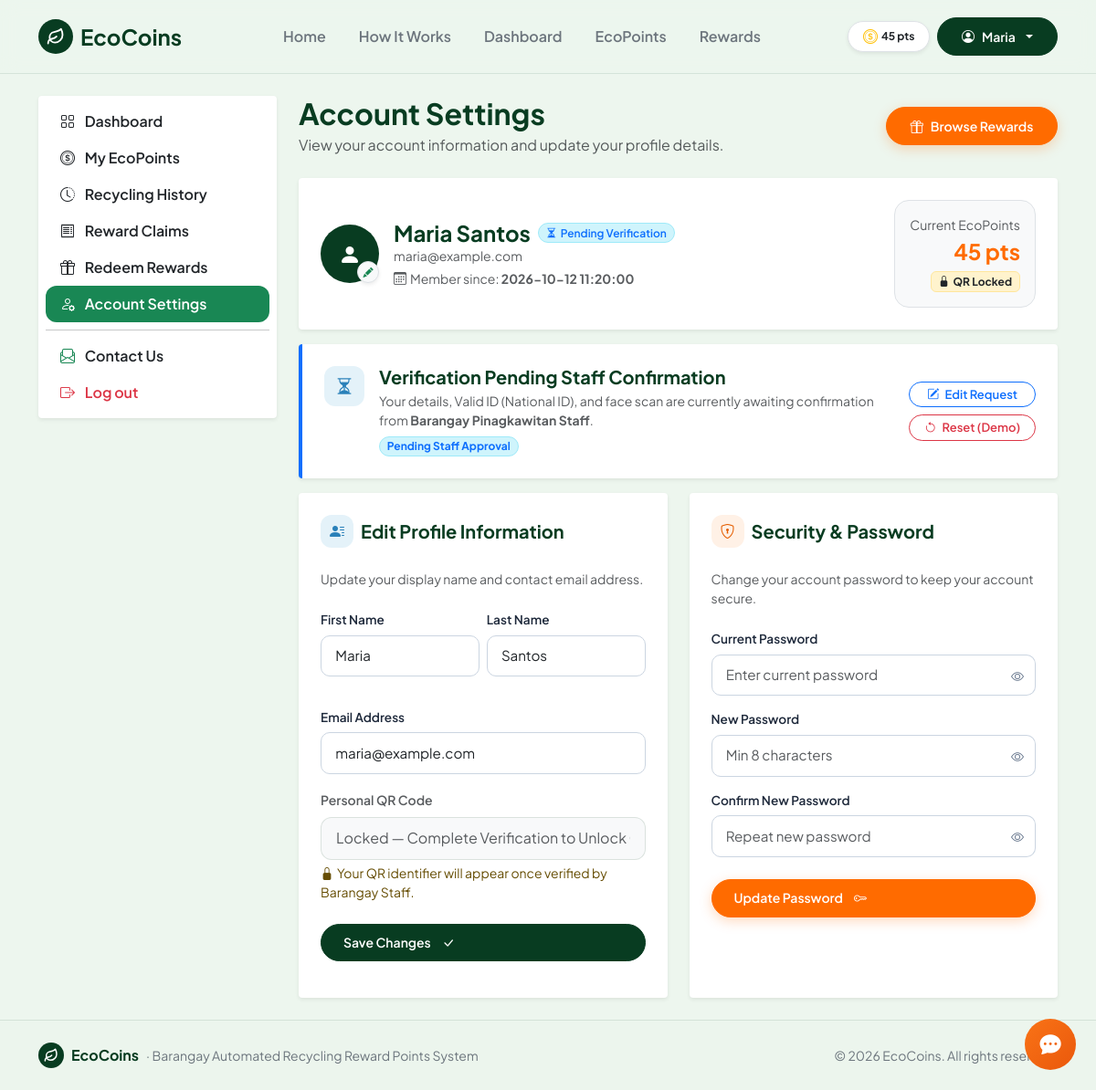
The page /account (signed in) on the database as committed earlier.
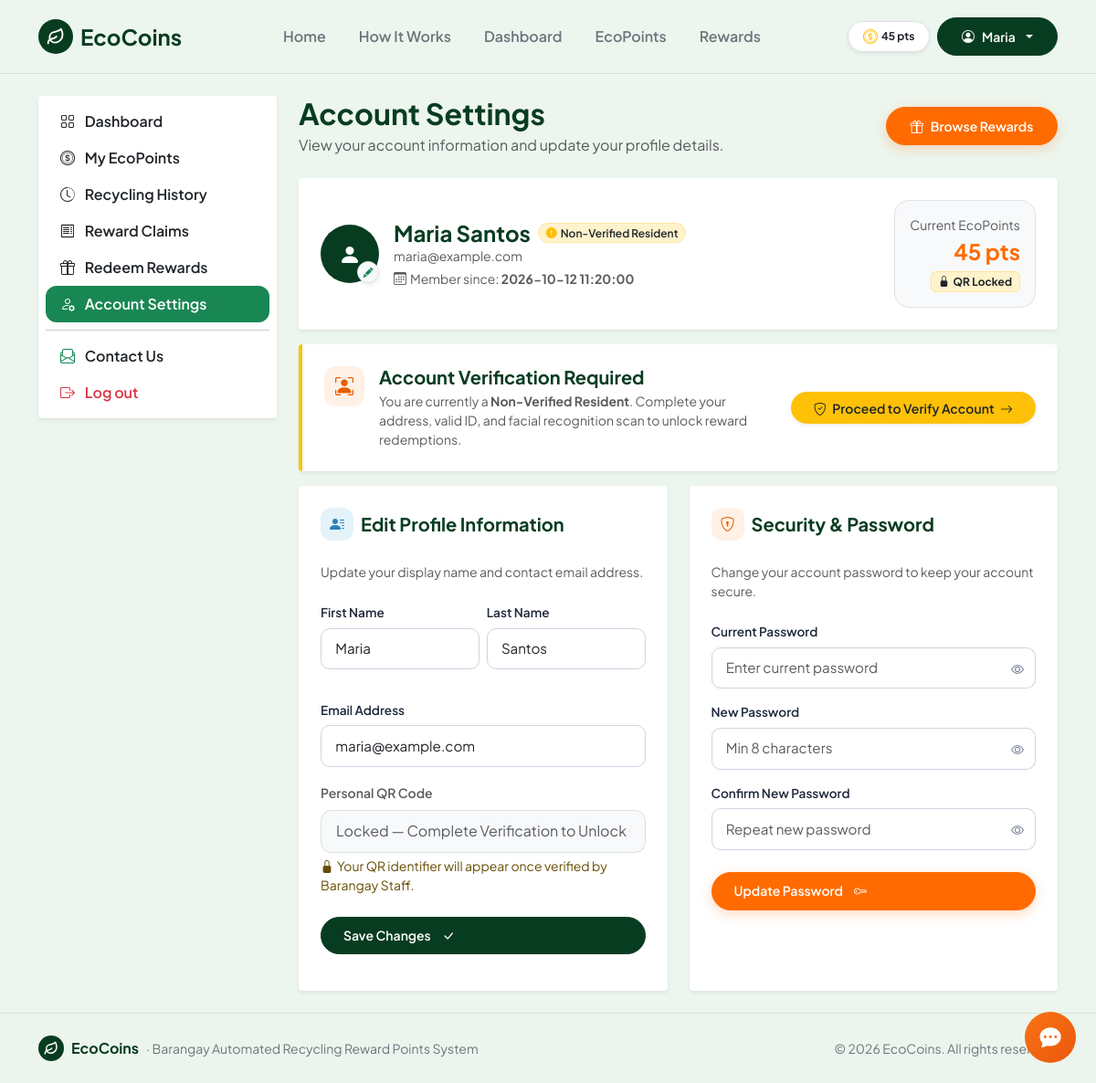
The same page on the database as committed later.
### tables this page shows
CREATE TABLE users (
    id INTEGER PRIMARY KEY AUTOINCREMENT,
    full_name TEXT NOT NULL,
    email TEXT NOT NULL UNIQUE,
    password TEXT NOT NULL,
    role TEXT DEFAULT 'resident',
    qr_code TEXT NOT NULL UNIQUE,
    points INTEGER DEFAULT 0,
    created_at TEXT
, status TEXT DEFAULT 'active', station_name TEXT DEFAULT 'Barangay Pinagkawitan, Lipa City', claim_timeout_until TEXT DEFAULT NULL, cancel_count INTEGER DEFAULT 0, is_verified INTEGER DEFAULT 0, first_name TEXT DEFAULT '', middle_name TEXT DEFAULT '', last_name TEXT DEFAULT '', birthday TEXT DEFAULT '', gender TEXT DEFAULT '', contact_number TEXT DEFAULT '', address TEXT DEFAULT '', face_image TEXT DEFAULT NULL, face_descriptor TEXT DEFAULT NULL, verified_at TEXT DEFAULT NULL, verification_status TEXT DEFAULT 'unverified', barangay TEXT DEFAULT '', zip_code TEXT DEFAULT '', id_type TEXT DEFAULT '', id_image TEXT DEFAULT NULL, profile_image TEXT DEFAULT NULL, verification_notes TEXT DEFAULT '', province TEXT DEFAULT '', city TEXT DEFAULT '', id_back_image TEXT DEFAULT NULL, verify_cooldown_until TEXT DEFAULT NULL, failed_login_attempts INTEGER DEFAULT 0, lockout_until TEXT DEFAULT NULL, last_login_at TEXT DEFAULT NULL);

### route.py (the view, shortened to what this page needs)
    @app.route('/account', methods=['GET', 'POST'])
    def account():
        user = get_current_user()
        if not user:
            return redirect(url_for('login'))
        feedback = session.pop('feedback', None)
        feedback_type = session.pop('feedback_type', 'success')
        feedback_field = session.pop('feedback_field', None)
        return render_template(
            'account.html',
            active_page='account',
            user=user,
            feedback=feedback,
            feedback_type=feedback_type,
            feedback_field=feedback_field
        )

### app.py (called while the page is built, shortened)
def _read_env_value(key, default=''):
    val = os.environ.get(key, '').strip()
    if val:
        return val
    env_path = os.path.join(os.path.dirname(os.path.abspath(__file__)), '.env')
    return default

def get_csrf_token():
    token = session.get('_csrf_token')
    if not token:
        token = secrets.token_hex(32)
        session['_csrf_token'] = token
    return token

@app.before_request
def enforce_csrf_protection():
    if app.config.get('CSRF_ENABLED', True) is False:
        return None
    return None

### db.py (called while the page is built)
def get_db():
    conn = sqlite3.connect(DB_PATH)
    conn.row_factory = sqlite3.Row
    return conn

### templates/account.html (shortened to what the changed rows need)
{% extends 'base.html' %}
{% block content %}
<main class="py-4">
  <div class="container">
    <div class="row g-4">
      <div class="{% if current_user.role == 'resident' %}col-lg-9{% else %}col-lg-10 mx-auto{% endif %}">
        <div class="d-flex justify-content-between align-items-center mb-4 flex-wrap gap-2">
          <div>
            <h2 class="fw-bold mb-1" style="color: var(--eco-forest);">Account Settings</h2>
          </div>
        </div>
        <div class="card border-0 shadow-sm p-4 mb-3 bg-white rounded-1 gap-2">
          <div class="d-flex flex-column flex-sm-row align-items-sm-center justify-content-between gap-3">
            <div class="d-flex align-items-center gap-3">
              <div>
                <div class="d-flex align-items-center gap-2 flex-wrap">
                  <h4 class="fw-bold mb-0" style="color: var(--eco-forest);">{{ current_user.full_name }}</h4>
                  {% if current_user.role == 'admin' %}
                    <span class="badge bg-danger-subtle text-danger border border-danger-subtle px-2.5 py-1 rounded-pill small fw-semibold">
                      <i class="bi bi-shield-lock me-1"></i>Administrator
                    </span>
                  {% elif current_user.role == 'staff' %}
                    <span class="badge bg-warning-subtle text-dark border border-warning-subtle px-2.5 py-1 rounded-pill small fw-semibold">
                      <i class="bi bi-person-badge me-1"></i>Staff Operator
                    </span>
                  {% elif current_user.verification_status == 'verified' %}
                    <span class="badge bg-success-subtle text-success border border-success-subtle px-2.5 py-1 rounded-pill small fw-semibold">
                      <i class="bi bi-patch-check-fill me-1"></i>Verified Resident
                    </span>
                  {% elif current_user.verification_status == 'pending' %}
                    <span class="badge bg-info-subtle text-primary border border-info-subtle px-2.5 py-1 rounded-pill small fw-semibold">
                      <i class="bi bi-hourglass-split me-1"></i>Pending Verification
                    </span>
                  {% else %}
                    <span class="badge bg-warning-subtle text-dark border border-warning-subtle px-2.5 py-1 rounded-pill small fw-semibold">
                      <i class="bi bi-exclamation-circle-fill text-warning me-1"></i>Non-Verified Resident
                    </span>
                  {% endif %}
                </div>
                <div class="text-muted small">{{ current_user.email }}</div>
                <div class="small text-muted mt-1">
                  <i class="bi bi-calendar3 me-1"></i>Member since: <strong>{{ current_user.created_at }}</strong>
                </div>
              </div>
            </div>
            {% if current_user.role == 'resident' %}
              <div class="text-sm-end bg-light p-3 rounded-4 border">
                <div class="text-muted small">Current EcoPoints</div>
                <div class="fs-4 fw-bold text-accent">{{ "{:,}".format(current_user.points) }} pts</div>
                {% if current_user.is_verified %}
                  <span class="badge bg-white text-dark border px-2 py-1 font-monospace small mt-1">
                    {{ current_user.qr_code }}
                  </span>
                {% else %}
                  <span class="badge bg-warning-subtle text-dark border border-warning-subtle px-2 py-1 small mt-1">
                    <i class="bi bi-lock-fill me-1"></i>QR Locked
                  </span>
                {% endif %}
              </div>
            {% elif current_user.role == 'staff' %}
              <div class="text-sm-end bg-light p-3 rounded-4 border">
                <div class="text-muted small">Staff Identifier</div>
                <div class="fw-bold font-monospace text-dark">{{ current_user.qr_code }}</div>
                <div class="small text-muted mt-1">Barangay Collection Hub</div>
              </div>
            {% endif %}
          </div>
        </div>
        {% if current_user.role == 'resident' %}
          <div class="card border-0 shadow-sm p-4 mb-3 {% if current_user.verification_status == 'verified' %} bg-white {% elif current_user.verification_status == 'pending' %} border-start border-4 border-primary bg-white {% else %} border-start border-4 border-warning bg-white {% endif %} rounded-1 gap-2">
            <div class="d-flex flex-column flex-md-row align-items-md-center justify-content-between gap-3">
              <div class="d-flex align-items-start gap-3">
                <span class="eco-icon-tile {% if current_user.verification_status == 'verified' %}tile-green{% elif current_user.verification_status == 'pending' %}tile-blue{% else %}tile-orange{% endif %}" style="width: 44px; height: 44px; flex-shrink: 0;">
                  <i class="bi {% if current_user.verification_status == 'verified' %}bi-person-check-fill{% elif current_user.verification_status == 'pending' %}bi-hourglass-split{% else %}bi-person-bounding-box{% endif %} fs-5"></i>
                </span>
                <div>
                  <h5 class="fw-bold mb-1" style="color: var(--eco-forest);">
                    {% if current_user.verification_status == 'verified' %}
                      Identity &amp; Facial Recognition Verified
                    {% elif current_user.verification_status == 'pending' %}
                      Verification Pending Staff Confirmation
                    {% else %}
                      Account Verification Required
                    {% endif %}
                  </h5>
                  {% if current_user.verification_status == 'verified' %}
                    <p class="text-muted small mb-2">Your resident identity is verified via Facial Recognition &amp; Barangay Staff ({{ current_user.verified_at }}).</p>
                    <div class="d-flex flex-column gap-1 small text-secondary">
                      {% if current_user.birthday %}<div><i class="bi bi-cake2 me-2"></i>{{ current_user.birthday }}</div>{% endif %}
                      {% if current_user.contact_number %}<div><i class="bi bi-telephone me-2"></i>{{ current_user.contact_number }}</div>{% endif %}
                      {% if current_user.barangay %}<div><i class="bi bi-geo-alt me-2"></i>Brgy. {{ current_user.barangay }} {{ current_user.zip_code }}</div>{% endif %}
                      {% if current_user.id_type %}<div><i class="bi bi-card-heading me-2"></i>{{ current_user.id_type }}</div>{% endif %}
                    </div>
                  {% elif current_user.verification_status == 'pending' %}
                    <p class="text-muted small mb-1">Your details, Valid ID ({{ current_user.id_type }}), and face scan are currently awaiting confirmation from <strong>Barangay {{ current_user.barangay or 'Pinagkawitan' }} Staff</strong>.</p>
                    <span class="badge bg-info-subtle text-primary border border-info-subtle rounded-pill px-2.5 py-1 small">Pending Staff Approval</span>
                  {% else %}
                    <p class="text-muted small mb-0">You are currently a <strong>Non-Verified Resident</strong>. Complete your address, valid ID, and facial recognition scan to unlock reward redemptions.</p>
                  {% endif %}
                </div>
              </div>
              <div class="flex-shrink-0 d-flex flex-column gap-2">
                {% if current_user.verification_status == 'verified' %}
                  <a href="{{ url_for('verify_account') }}" class="btn btn-outline-success btn-sm btn-pill px-3 w-100">
                    <i class="bi bi-arrow-repeat me-1"></i>
                    <span>Update Info</span>
                  </a>
                  <form action="{{ url_for('account') }}" method="POST" class="m-0">
                    <input type="hidden" name="action" value="reset_verification">
                    <button type="submit" class="btn btn-outline-danger btn-sm btn-pill px-3 w-100" title="Reset to Non-Verified for testing">
                      <i class="bi bi-arrow-counterclockwise me-1"></i>
                      <span>Reset Verification (Demo)</span>
                    </button>
                  </form>
                {% elif current_user.verification_status == 'pending' %}
                  <form action="{{ url_for('edit_verification_request') }}" method="POST" class="m-0">
                    <button type="submit" class="btn btn-outline-primary btn-sm fw-semibold btn-pill px-3 w-100">
                      <i class="bi bi-pencil-square me-1"></i>
                      <span>Edit Request</span>
                    </button>
                  </form>
                  <form action="{{ url_for('account') }}" method="POST" class="m-0">
                    <button type="submit" class="btn btn-outline-danger btn-sm btn-pill px-3 w-100">
                      <i class="bi bi-arrow-counterclockwise me-1"></i>
                      <span>Reset (Demo)</span>
                    </button>
                  </form>
                {% else %}
                  <a href="{{ url_for('verify_account') }}" class="btn btn-warning fw-semibold btn-pill px-4 text-dark shadow-sm">
                    <i class="bi bi-shield-check me-1"></i>
                    <span>Proceed to Verify Account</span>
                    <i class="bi bi-arrow-right ms-1"></i>
                  </a>
                {% endif %}
              </div>
            </div>
          </div>
        {% endif %}
        <div class="row g-4">
          <div class="col-md-6">
            <div class="card border-0 shadow-sm p-4 h-100 bg-white rounded-1 gap-2 mb-3">
              <form action="{{ url_for('account') }}" method="POST" id="updateProfileForm" novalidate>
                <div class="row g-2 mb-3">
                  <div class="col-12 col-sm-6">
                    <div class="messenger-field-group {% if feedback and feedback_type == 'danger' and feedback_field == 'first_name' %}has-error{% endif %}" id="profileFnGroup">
                      <label class="form-label" for="profileFnInput">First Name</label>
                      <input type="text" name="first_name" id="profileFnInput" maxlength="30" class="form-control " value="{{ current_user.full_name.split(' ', 1)[0] if current_user.full_name else '' }}" autocomplete="given-name">
                    </div>
                  </div>
                  <div class="col-12 col-sm-6">
                    <div class="messenger-field-group {% if feedback and feedback_type == 'danger' and feedback_field == 'last_name' %}has-error{% endif %}" id="profileLnGroup">
                      <label class="form-label" for="profileLnInput">Last Name</label>
                      <input type="text" name="last_name" id="profileLnInput" maxlength="30" class="form-control {% if feedback and feedback_type == 'danger' and feedback_field == 'last_name' %}is-invalid{% endif %}" value="{{ current_user.full_name.split(' ', 1)[1] if current_user.full_name and ' ' in current_user.full_name else '' }}" autocomplete="family-name">
                    </div>
                  </div>
                </div>
                <div class="messenger-field-group mb-3 {% if feedback and feedback_type == 'danger' and feedback_field == 'email' %}has-error{% endif %}" id="profileEmailGroup">
                  <label class="form-label" for="profileEmailInput">Email Address</label>
                  <input type="email" name="email" id="profileEmailInput" class="form-control " value="{{ current_user.email }}" autocomplete="email">
                </div>
              </form>
            </div>
          </div>
        </div>
      </div>
    </div>
  </div>
</main>
{% endblock %}

### templates/base.html (shortened to what the changed rows need)
<!doctype html>
<html lang="en">
<head>
  <link href="https://cdn.jsdelivr.net/npm/bootstrap@5.3.3/dist/css/bootstrap.min.css" rel="stylesheet">
  <link rel="stylesheet" href="https://cdn.jsdelivr.net/npm/bootstrap-icons@1.11.3/font/bootstrap-icons.min.css">
  <link rel="stylesheet" href="{{ url_for('static', filename='css/style.min.css') }}?v=20261123">
</head>
<body class="d-flex flex-column min-vh-100">
<nav class="navbar navbar-expand-lg py-3 sticky-top" style="background-color: rgba(237, 246, 238, 0.95); backdrop-filter: blur(10px); border-bottom: 1px solid var(--eco-border);">
  <div class="container">
    <div class="collapse navbar-collapse" id="mainNav">
      <div class="d-flex align-items-center gap-2">
        {% if current_user %}
          {% if current_user.role == 'resident' %}
            <span class="badge bg-white text-dark border px-3 py-2 rounded-pill fw-bold shadow-sm d-none d-sm-inline-flex align-items-center gap-1">
              <i class="bi bi-coin text-warning fs-6"></i>
              <span>{{ "{:,}".format(current_user.points) }} pts</span>
            </span>
          {% endif %}
          <div class="dropdown">
            <button class="btn btn-forest dropdown-toggle d-flex align-items-center gap-2 btn-pill" type="button" data-bs-toggle="dropdown">
              <i class="bi bi-person-circle"></i>
              <span style="max-width: 140px; overflow: hidden; text-overflow: ellipsis; white-space: nowrap; display: inline-block;">{{ current_user.first_name }}</span>
            </button>
          </div>
        {% else %}
          <a href="{{ url_for('login') }}" class="btn btn-outline-success px-3 btn-pill">Login</a>
          <a href="{{ url_for('register') }}" class="btn btn-accent px-4 btn-pill">
            <span>Join Free</span>
            <i class="bi bi-arrow-right"></i>
          </a>
        {% endif %}
      </div>
    </div>
  </div>
</nav>
{% block content %}{% endblock %}
</body>
</html>

Rows that differ between the two databases and show on the page:
changed users "Maria Santos": verification_status "pending" → "unverified" (drawn); id_type "National ID" → (not shown); barangay "Pinagkawitan" → (not shown)
Other text that changed with them:
text no longer shown: "Pending Verification Verification Pending Staff Confirmation Your details, Valid ID ( ), and face scan are currently awaiting confirmation from Barangay Staff . Pending Staff Approval Edit Request Reset (Demo)"
text now shown: "Non-Verified Resident Account Verification Required You are currently a Non-Verified Resident . Complete your address, valid ID, and facial recognition scan to unlock reward redemptions. Proceed to Verify Account"
